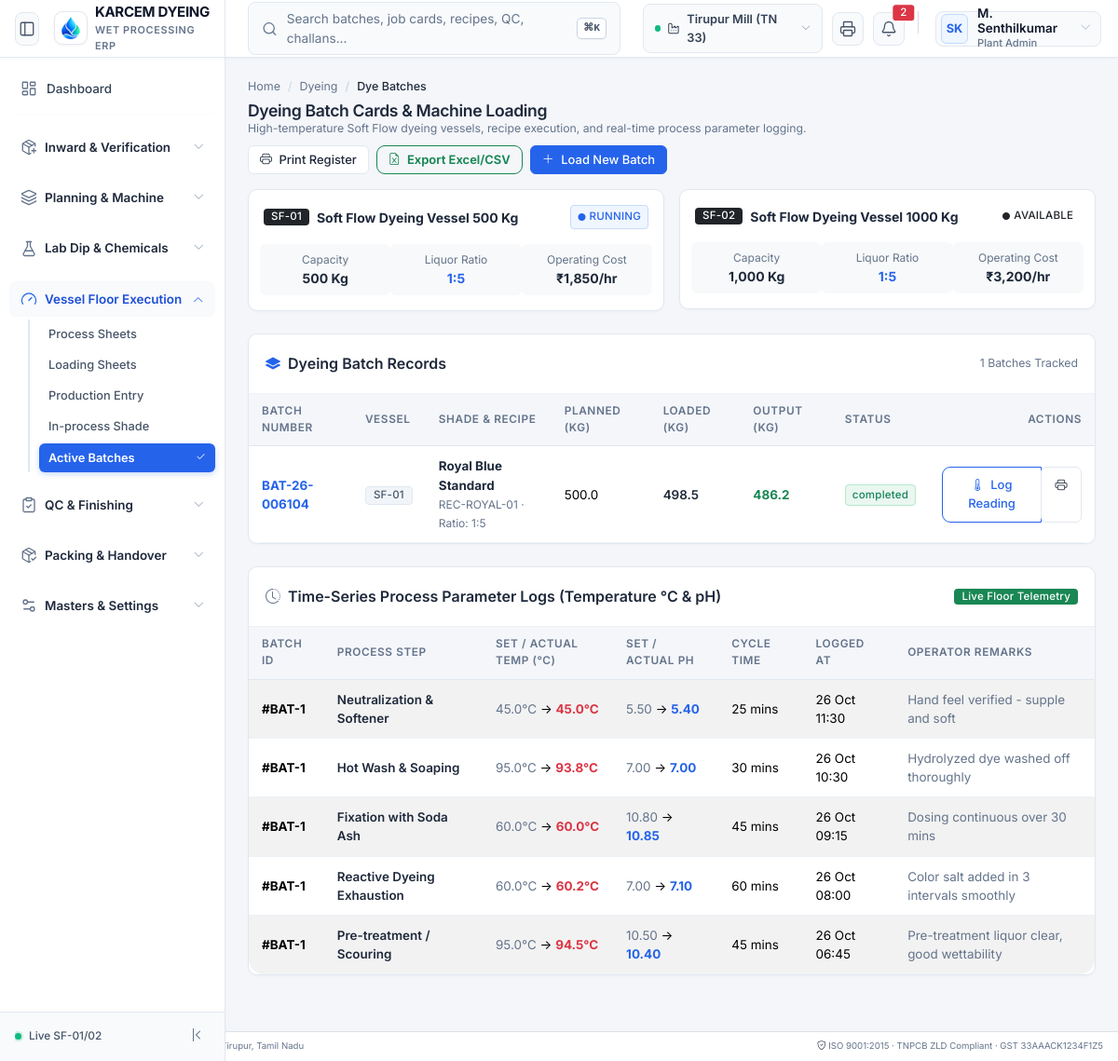
Screenshot of /modules/dyeing/views/batches.php with the database file from the repository.
### tables this page shows
CREATE TABLE IF NOT EXISTS machines (
    id BIGINT UNSIGNED AUTO_INCREMENT PRIMARY KEY,
    company_id BIGINT UNSIGNED NOT NULL,
    branch_id BIGINT UNSIGNED NULL,
    code VARCHAR(32) NOT NULL,
    name VARCHAR(120) NOT NULL,
    process_type ENUM('blowroom', 'carding', 'drawing', 'roving', 'ring_frame', 'winding', 'knitting', 'weaving', 'soft_flow_dyeing', 'cabinet_dyeing', 'hydro_extractor', 'relax_dryer', 'stenter', 'compactor', 'cutting', 'sewing') NOT NULL,
    model_number VARCHAR(64) NULL,
    manufacturer VARCHAR(100) NULL,
    year_of_make INT NULL,
    capacity DECIMAL(12,2) NOT NULL,
    capacity_uom VARCHAR(16) NOT NULL DEFAULT 'Kg',
    spring_or_tubes INT NULL,
    liquor_ratio VARCHAR(20) NULL,
    hourly_operating_cost DECIMAL(12,2) NOT NULL DEFAULT 0.00,
    current_status ENUM('available', 'running', 'maintenance', 'idle', 'breakdown') NOT NULL DEFAULT 'available',
    is_active TINYINT(1) NOT NULL DEFAULT 1,
    INDEX (company_id),
    INDEX (process_type)
);

CREATE TABLE IF NOT EXISTS dye_batches (
    id BIGINT UNSIGNED AUTO_INCREMENT PRIMARY KEY,
    company_id BIGINT UNSIGNED NOT NULL,
    batch_no VARCHAR(64) NOT NULL UNIQUE,
    production_order_id BIGINT UNSIGNED NULL,
    dye_recipe_id BIGINT UNSIGNED NOT NULL,
    machine_id BIGINT UNSIGNED NOT NULL,
    planned_weight_kg DECIMAL(10,2) NOT NULL,
    actual_loaded_kg DECIMAL(10,2) NOT NULL,
    output_weight_kg DECIMAL(10,2) NOT NULL DEFAULT 0.00,
    water_volume_litres DECIMAL(10,2) NOT NULL DEFAULT 0.00,
    liquor_ratio VARCHAR(20) NOT NULL DEFAULT '1:6',
    operator_name VARCHAR(100) NULL,
    process_start_time DATETIME NULL,
    process_end_time DATETIME NULL,
    reprocess_count INT NOT NULL DEFAULT 0,
    original_batch_id BIGINT UNSIGNED NULL,
    status ENUM('planned', 'loaded', 'dosing', 'dyeing', 'washing', 'unloaded', 'hydro', 'drying', 'compacted', 'completed', 'reprocess') NOT NULL DEFAULT 'planned',
    rejection_reason TEXT NULL,
    created_at DATETIME NOT NULL DEFAULT CURRENT_TIMESTAMP,
    INDEX (company_id),
    INDEX (batch_no)
);

CREATE TABLE IF NOT EXISTS dye_recipes (
    id BIGINT UNSIGNED AUTO_INCREMENT PRIMARY KEY,
    company_id BIGINT UNSIGNED NOT NULL,
    recipe_code VARCHAR(64) NOT NULL,
    shade_name VARCHAR(100) NOT NULL,
    customer_id BIGINT UNSIGNED NULL,
    fabric_composition VARCHAR(100) NOT NULL,
    liquor_ratio VARCHAR(20) NOT NULL DEFAULT '1:6',
    dye_class ENUM('reactive', 'disperse', 'vat', 'pigment', 'direct') NOT NULL DEFAULT 'reactive',
    revision_no INT NOT NULL DEFAULT 1,
    is_approved TINYINT(1) NOT NULL DEFAULT 1,
    approved_by BIGINT UNSIGNED NULL,
    created_at DATETIME NOT NULL DEFAULT CURRENT_TIMESTAMP,
    INDEX (company_id),
    INDEX (recipe_code)
);

CREATE TABLE IF NOT EXISTS dye_batch_parameters (
    id BIGINT UNSIGNED AUTO_INCREMENT PRIMARY KEY,
    dye_batch_id BIGINT UNSIGNED NOT NULL,
    process_step VARCHAR(64) NOT NULL,
    set_temperature_c DECIMAL(5,1) NOT NULL,
    actual_temperature_c DECIMAL(5,1) NOT NULL,
    set_ph DECIMAL(4,2) NOT NULL,
    actual_ph DECIMAL(4,2) NOT NULL,
    cycle_time_minutes INT NOT NULL,
    recorded_at DATETIME NOT NULL DEFAULT CURRENT_TIMESTAMP,
    operator_notes VARCHAR(255) NULL,
    CONSTRAINT fk_batch_params FOREIGN KEY (dye_batch_id) REFERENCES dye_batches(id) ON DELETE CASCADE
);

### core/Support/Url.php (called while the page is built, shortened)
<?php
class Url {
    private static ?string $base = null;
    public static function base(): string {
        if (self::$base !== null) {
            return self::$base;
        }
        $appUrl = Env::get('APP_URL');
        if (!empty($appUrl)) {
            $parsed = parse_url($appUrl, PHP_URL_PATH);
            self::$base = rtrim($parsed ?: '', '/');
            return self::$base;
        }
        $script = $_SERVER['SCRIPT_NAME'] ?? '';
        $dir = dirname($script);
        self::$base = ($dir === '/' || $dir === '\\') ? '' : rtrim(str_replace('\\', '/', $dir), '/');
        return self::$base;
    }
    public static function to(string $path = ''): string {
        $base = self::base();
        $path = '/' . ltrim($path, '/');
        if ($base !== '' && ($path === $base || str_starts_with($path, $base . '/'))) {
            return $path;
        }
        return $base . $path;
    }
}

### core/Database/Database.php (called while the page is built, shortened)
<?php
class Database {
    private static ?PDO $pdo = null;
    public static function getConnection(): PDO {
        if (self::$pdo === null) {
            $config = require dirname(__DIR__, 2) . '/config/database.php';
            $dsn = "mysql:host={$config['host']};port={$config['port']};dbname={$config['database']};charset={$config['charset']}";
            try {
                self::$pdo = new PDO($dsn, $config['username'], $config['password'], $config['options']);
            } catch (Exception $e) {
                throw new Exception("Database Connection Failed: " . $e->getMessage());
            }
        }
        return self::$pdo;
    }
    public static function fetchAll(string $sql, array $params = []): array {
        $stmt = self::getConnection()->prepare($sql);
        $stmt->execute($params);
        return $stmt->fetchAll();
    }
}

### core/Support/Env.php (called while the page is built, shortened)
<?php
class Env {
    private static ?array $data = null;
    public static function load(string $filePath): void {
        if (!file_exists($filePath)) {
            return;
        }
        self::$data = [];
    }
    public static function get(string $key, mixed $default = null): mixed {
        return self::$data[$key] ?? getenv($key) ?? $default;
    }
}

### config/database.php (called while the page is built, shortened)
<?php
require_once __DIR__ . '/../core/Support/Env.php';
return [
    'driver'    => 'mysql',
    'host'      => Env::get('DB_HOST', '127.0.0.1'),
    'port'      => (int)Env::get('DB_PORT', 3306),
    'database'  => Env::get('DB_DATABASE', 'textile_erp'),
    'username'  => Env::get('DB_USERNAME', 'root'),
    'password'  => Env::get('DB_PASSWORD', ''),
    'charset'   => 'utf8mb4',
    'collation' => 'utf8mb4_unicode_ci',
    'options'   => [
        PDO::ATTR_ERRMODE            => PDO::ERRMODE_EXCEPTION,
        PDO::ATTR_DEFAULT_FETCH_MODE => PDO::FETCH_ASSOC,
        PDO::ATTR_EMULATE_PREPARES   => false,
    ]
];

### modules/dyeing/views/batches.php (the view, shortened to what this page needs)
<?php
require_once dirname(__DIR__, 3) . '/includes/header.php';
require_once dirname(__DIR__, 3) . '/includes/sidebar.php';
$batches = Database::fetchAll("SELECT b.*, r.recipe_code, r.shade_name, r.liquor_ratio as std_lr, m.code as machine_code, m.name as machine_name, m.capacity as machine_cap FROM dye_batches b JOIN dye_recipes r ON b.dye_recipe_id = r.id JOIN machines m ON b.machine_id = m.id ORDER BY b.id DESC");
$machines = Database::fetchAll("SELECT * FROM machines WHERE process_type = 'soft_flow_dyeing' ORDER BY code ASC");
$parameters = Database::fetchAll("SELECT * FROM dye_batch_parameters ORDER BY recorded_at DESC LIMIT 10");
?>
<main class="cz-main">
  <div class="cz-content p-4">
    <div class="d-flex flex-wrap justify-content-between align-items-center mb-3 gap-2">
      <div>
        <nav aria-label="breadcrumb">
          <ol class="breadcrumb mb-1 small">
            <li class="breadcrumb-item"><a href="<?= Url::to('/dashboard') ?>">Home</a></li>
            <li class="breadcrumb-item"><a href="<?= Url::to('/dyeing') ?>">Dyeing</a></li>
            <li class="breadcrumb-item active">Dye Batches</li>
          </ol>
        </nav>
        <h1 class="h4 fw-bold text-dark mb-0">Dyeing Batch Cards & Machine Loading</h1>
        <p class="text-secondary small mb-0">High-temperature Soft Flow dyeing vessels, recipe execution, and real-time process parameter logging.</p>
      </div>
      <div class="d-flex gap-2">
        <button type="button" onclick="window.print()" class="btn btn-outline-secondary btn-sm">
          <i class="bi bi-printer me-1"></i> Print Register
        </button>
        <button type="button" onclick="exportTableToCSV('batchesTable', 'dye_batches_register.csv')" class="btn btn-outline-success btn-sm">
          <i class="bi bi-file-earmark-excel me-1"></i> Export Excel/CSV
        </button>
        <button class="btn btn-dark btn-sm" data-bs-toggle="modal" data-bs-target="#newBatchModal">
          <i class="bi bi-plus-lg me-1"></i> Load New Batch
        </button>
      </div>
    </div>
    <div class="row g-3 mb-4">
      <?php foreach ($machines as $m): ?>
        <div class="col-md-6">
          <div class="card shadow-sm border-0">
            <div class="card-body p-3">
              <div class="d-flex justify-content-between align-items-center mb-2">
                <div class="d-flex align-items-center gap-2">
                  <span class="badge bg-dark fs-6"><?= htmlspecialchars($m['code']) ?></span>
                  <span class="fw-bold text-dark"><?= htmlspecialchars($m['name']) ?></span>
                </div>
                <span class="badge-status status-<?= htmlspecialchars($m['current_status']) ?>">
                  <i class="bi bi-circle-fill me-1" style="font-size: 0.5rem;"></i><?= strtoupper(htmlspecialchars($m['current_status'])) ?>
                </span>
              </div>
              <div class="row text-center g-2 mt-1">
                <div class="col-4 bg-light rounded p-2">
                  <div class="text-secondary" style="font-size: 0.75rem;">Capacity</div>
                  <div class="fw-bold text-dark"><?= number_format($m['capacity'], 0) ?> Kg</div>
                </div>
                <div class="col-4 bg-light rounded p-2">
                  <div class="text-secondary" style="font-size: 0.75rem;">Liquor Ratio</div>
                  <div class="fw-bold text-primary"><?= htmlspecialchars($m['liquor_ratio'] ?? '1:5') ?></div>
                </div>
                <div class="col-4 bg-light rounded p-2">
                  <div class="text-secondary" style="font-size: 0.75rem;">Operating Cost</div>
                  <div class="fw-bold text-dark">₹<?= number_format($m['hourly_operating_cost'], 0) ?>/hr</div>
                </div>
              </div>
            </div>
          </div>
        </div>
      <?php endforeach; ?>
    </div>
    <section class="cz-panel mb-4">
      <div class="cz-panel-head d-flex justify-content-between align-items-center">
        <h2 class="h6 fw-bold mb-0 text-dark"><i class="bi bi-layers-fill text-primary me-2"></i>Dyeing Batch Records</h2>
        <span class="small text-secondary"><?= count($batches) ?> Batches Tracked</span>
      </div>
      <div class="table-responsive">
        <table id="batchesTable" class="table table-hover align-middle mb-0">
          <thead class="table-light small">
            <tr>
              <th>Batch Number</th>
              <th>Vessel</th>
              <th>Shade & Recipe</th>
              <th>Planned (Kg)</th>
              <th>Loaded (Kg)</th>
              <th>Output (Kg)</th>
              <th>Status</th>
              <th class="text-end">Actions</th>
            </tr>
          </thead>
          <tbody class="small">
            <?php foreach ($batches as $b): ?>
              <tr>
                <td class="fw-bold text-primary"><?= htmlspecialchars($b['batch_no']) ?></td>
                <td><span class="badge bg-secondary"><?= htmlspecialchars($b['machine_code']) ?></span></td>
                <td>
                  <div class="fw-bold text-dark"><?= htmlspecialchars($b['shade_name']) ?></div>
                  <span class="text-muted" style="font-size: 0.75rem;"><?= htmlspecialchars($b['recipe_code']) ?> · Ratio: <?= htmlspecialchars($b['liquor_ratio']) ?></span>
                </td>
                <td><?= number_format($b['planned_weight_kg'], 1) ?></td>
                <td class="fw-semibold text-dark"><?= number_format($b['actual_loaded_kg'], 1) ?></td>
                <td class="text-success fw-bold"><?= $b['output_weight_kg'] > 0 ? number_format($b['output_weight_kg'], 1) : '-' ?></td>
                <td><span class="badge-status status-<?= htmlspecialchars($b['status']) ?>"><?= htmlspecialchars($b['status']) ?></span></td>
                <td class="text-end">
                  <div class="btn-group btn-group-sm">
                    <button class="btn btn-outline-primary" onclick="openParamModal(<?= $b['id'] ?>, '<?= htmlspecialchars($b['batch_no']) ?>')" title="Record Temperature / pH reading">
                      <i class="bi bi-thermometer-half me-1"></i> Log Reading
                    </button>
                    <a href="<?= Url::to('/print/batch-card?id=' . $b['id']) ?>" target="_blank" class="btn btn-outline-secondary" title="Print P40 Batch Card">
                      <i class="bi bi-printer"></i>
                    </a>
                  </div>
                </td>
              </tr>
            <?php endforeach; ?>
          </tbody>
        </table>
      </div>
    </section>
    <section class="cz-panel">
      <div class="cz-panel-head d-flex justify-content-between align-items-center">
        <h2 class="h6 fw-bold mb-0 text-dark"><i class="bi bi-clock-history text-secondary me-2"></i>Time-Series Process Parameter Logs (Temperature °C & pH)</h2>
        <span class="badge bg-success text-white">Live Floor Telemetry</span>
      </div>
      <div class="table-responsive">
        <table class="table table-sm table-striped align-middle mb-0">
          <thead class="table-light small">
            <tr>
              <th>Batch ID</th>
              <th>Process Step</th>
              <th>Set / Actual Temp (°C)</th>
              <th>Set / Actual pH</th>
              <th>Cycle Time</th>
              <th>Logged At</th>
              <th>Operator Remarks</th>
            </tr>
          </thead>
          <tbody class="small">
            <?php foreach ($parameters as $p): ?>
              <tr>
                <td class="fw-bold">#BAT-<?= $p['dye_batch_id'] ?></td>
                <td class="fw-semibold text-dark"><?= htmlspecialchars($p['process_step']) ?></td>
                <td>
                  <span class="text-muted"><?= $p['set_temperature_c'] ?>°C</span> &rarr;
                  <span class="fw-bold text-danger"><?= $p['actual_temperature_c'] ?>°C</span>
                </td>
                <td>
                  <span class="text-muted"><?= $p['set_ph'] ?></span> &rarr;
                  <span class="fw-bold text-primary"><?= $p['actual_ph'] ?></span>
                </td>
                <td><?= $p['cycle_time_minutes'] ?> mins</td>
                <td><?= date('d M H:i', strtotime($p['recorded_at'])) ?></td>
                <td class="text-secondary"><?= htmlspecialchars($p['operator_notes'] ?? '-') ?></td>
              </tr>
            <?php endforeach; ?>
          </tbody>
        </table>
      </div>
    </section>
  </div>
</main>
<?php
require_once dirname(__DIR__, 3) . '/includes/footer.php';

### assets/css/my-page-ui.css (style rules this page uses)
:root { --primary-blue: #0d6efd; --primary-soft: #e7f1ff; --success-green: #198754; --success-soft: #e8f5e9; --warning-yellow: #ffc107; --warning-soft: #fff9e6; --danger-red: #dc3545; --danger-soft: #ffebee; --gray-soft: #f8f9fa; --text-main: #212529; --text-muted: #6c757d; }

### includes/header.php (style rules this page uses)
.badge-status { font-size: 0.72rem; font-weight: 500; padding: 0.28em 0.6em; border-radius: 4px; letter-spacing: 0.02em; }
.status-confirmed, .status-posted, .status-accepted, .status-completed, .status-active, .status-passed { background: #EAF7F0; color: #16845B; border: 1px solid #B7E8CE; }
.status-loaded, .status-in_progress, .status-in_production, .status-running, .status-dispatched { background: #EEF4FF; color: #3267D6; border: 1px solid #C7D9FB; }

### rows the page displays
machines: code "SF-01", name "Soft Flow Dyeing Vessel 500 Kg", current_status "RUNNING", capacity "500", liquor_ratio "1:5", hourly_operating_cost "1,850"
machines: code "SF-02", name "Soft Flow Dyeing Vessel 1000 Kg", current_status "AVAILABLE", capacity "1,000", liquor_ratio "1:5", hourly_operating_cost "3,200"
dye_batches: batch_no "BAT-26-006104", machine.code "SF-01", dye_recipe.shade_name "Royal Blue Standard", dye_recipe.recipe_code "REC-ROYAL-01", liquor_ratio "1:5", planned_weight_kg "500.0", actual_loaded_kg "498.5", output_weight_kg "486.2", status "completed"
dye_batch_parameters: dye_batch "1", process_step "Neutralization & Softener", set_temperature_c "45.0", actual_temperature_c "45.0", set_ph "5.50", actual_ph "5.40", cycle_time_minutes "25", recorded_at "26 Oct 11:30", operator_notes "Hand feel verified - supple and soft"
dye_batch_parameters: dye_batch "1", process_step "Hot Wash & Soaping", set_temperature_c "95.0", actual_temperature_c "93.8", set_ph "7.00", actual_ph "7.00", cycle_time_minutes "30", recorded_at "26 Oct 10:30", operator_notes "Hydrolyzed dye washed off thoroughly"
dye_batch_parameters: dye_batch "1", process_step "Fixation with Soda Ash", set_temperature_c "60.0", actual_temperature_c "60.0", set_ph "10.80", actual_ph "10.85", cycle_time_minutes "45", recorded_at "26 Oct 09:15", operator_notes "Dosing continuous over 30 mins"
dye_batch_parameters: dye_batch "1", process_step "Reactive Dyeing Exhaustion", set_temperature_c "60.0", actual_temperature_c "60.2", set_ph "7.00", actual_ph "7.10", cycle_time_minutes "60", recorded_at "26 Oct 08:00", operator_notes "Color salt added in 3 intervals smoothly"
dye_batch_parameters: dye_batch "1", process_step "Pre-treatment / Scouring", set_temperature_c "95.0", actual_temperature_c "94.5", set_ph "10.50", actual_ph "10.40", cycle_time_minutes "45", recorded_at "26 Oct 06:45", operator_notes "Pre-treatment liquor clear, good wettability"

### other values shown
$_SESSION['active_branch_name'] "Tirupur Mill (TN 33)"
$currentUser['initials'] "SK"
$currentUser['full_name'] "M. Senthilkumar"
$grp['title'] "Inward & Verification"
$grp['title'] "Planning & Machine"
$grp['title'] "Lab Dip & Chemicals"
$grp['title'] "Vessel Floor Execution"
$item['label'] "Process Sheets"
$item['label'] "Loading Sheets"
$item['label'] "Production Entry"
$item['label'] "In-process Shade"
$item['label'] "Active Batches"
$grp['title'] "QC & Finishing"
$grp['title'] "Packing & Handover"
$grp['title'] "Masters & Settings"
